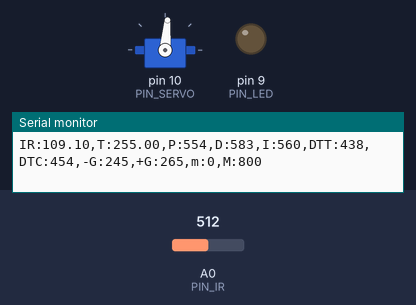
Bench run of a sketch on a simulated Arduino Uno, built with avr-gcc and run on an emulated ATmega328P. Shown: servo, output pins drawn as LEDs (lit = HIGH), the last lines printed to the serial monitor. Inputs (shaded band) come from the test bench; at power-on: A0 (PIN_IR) = 512.

Above: at 0.18 s.
At 1.2 s:
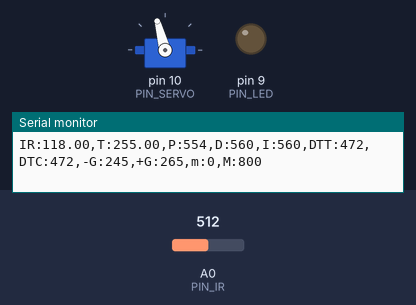
1.3 s: A0 (PIN_IR) set to 390
3.2 s: A0 (PIN_IR) set to 306
5.0 s: A0 (PIN_IR) set to 410
At 5.15 s:
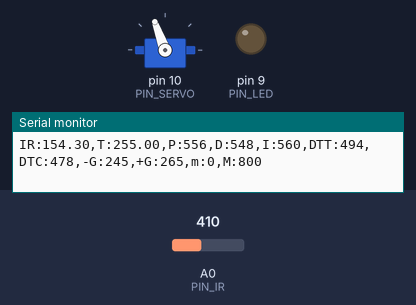
Timing chart, 0 to 8.0 s (numbered marks = the images above; inputs shaded):
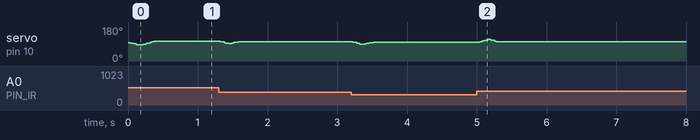

Measured:
- after the input at 5.0 s, servo on pin 10 (PIN_SERVO): rises from 98° to 114° in 0.14 s, then falls to 102° in 0.20 s

The sketch:

28_example_1.ino
```cpp
#include <Servo.h> //[3104] Servo header File include


/////////////////////////////
// Configurable parameters //
/////////////////////////////


// Arduino pin assignment
#define PIN_LED 9 // [3110] 9번핀 LED 연결
#define PIN_SERVO 10 // [3110] 10번핀 서보 연결
#define PIN_IR A0 //[3104] 적외선 거리센서 PIN - Analog0 정의


// Framework setting
#define _DIST_TARGET 255 //[3104] 탁구공을 위치 시킬 목표
#define _DIST_MIN 100 //[3117] 거리 최소값
#define _DIST_MAX 400 //[3117] 거리 최대값


// Servo range
#define _DUTY_MIN 1880                 //[3100] 최저 서보 위치
#define _DUTY_NEU 1520                 //[3100] 중립 서보 위치
#define _DUTY_MAX 1280                 //[3100] 최대 서보 위치


// Servo speed control
#define _SERVO_ANGLE 50
#define _SERVO_SPEED 75


// Event periods
#define _INTERVAL_DIST 20 //[3099] 각 event 사이에 지정한 시간 간격
#define _INTERVAL_SERVO 20
#define _INTERVAL_SERIAL 100


// PID parameters
#define _KP 0.75
#define _KI 0.075
#define _KD 100
#define _ITERM_MAX 500 // iterm 최대값


// distance sensor
#define DELAY_MICROS  1500 // under_noise_filter 때 delay time
#define _DIST_ALPHA 0.35


// Duty value ema
#define _SENSOR_ALPHA 0.6


//////////////////////
// global variables //
//////////////////////


// Servo instance
Servo myservo;


// Distance sensor
float dist_target=_DIST_TARGET; // location to send the ball
float dist_raw, dist_ema, dist_prev; //[1928] 측정된 값과 ema 필터를 적용한 값


// Event periods
unsigned long last_sampling_time_dist, last_sampling_time_servo, last_sampling_time_serial;
//[3104] 각 event의 진행 시간 저장 변수
bool event_dist, event_servo, event_serial;
//[3104] 각 event의 시간체크를 위한 변수 (ex_20초 주기 >> 0초(True,시작), 10초(False), 20초(True))


// Servo speed control
int duty_chg_per_interval_up, duty_chg_per_interval_down; // [3116] 주기 당 서보 duty값 변화량
int duty_chg_per_interval_up_max, duty_chg_per_interval_down_max;
int duty_target, duty_curr; //[1928] 목표 위치와 현재 위치


// PID variables
float error_curr, error_prev, control, pterm, dterm, iterm;
//error_curr: 현재 측정값과 목표값의 차이
//error_prev: 직전에 구한 차이로, P제어에서는 사용하지 않을 것임
//control: PID제어의 결과로 얻은 제어값
//pterm: Proportional term, 현재 상태의 error값으로부터 얻은 Proportional gain을 저장하는 변수
// [3099]

const float coE[] = {-0.0000004, 0.0005260, 0.8327958, 35.6473257};
float samples_num = 3;

void setup() {
// initialize GPIO pins for LED and attach servo
  myservo.attach(PIN_SERVO); // attach servo
  pinMode(PIN_LED,OUTPUT); // initialize GPIO pins


// initialize global variables
  event_dist = event_servo = event_serial = true;
  pterm = iterm = dterm = 0;

// move servo to neutral position
  //myservo.writeMicroseconds(_DUTY_NEU);

  duty_curr = _DUTY_NEU;
  error_curr = error_prev = 0;

// initialize serial port
  Serial.begin(57600);


// convert angle speed into duty change per interval.
// 최대 최소 각 불균형이 있어, 각각 interval을 구했습니다.
  duty_chg_per_interval_up = duty_chg_per_interval_up_max =
             (_DUTY_NEU - _DUTY_MAX) * ((float)_SERVO_SPEED / _SERVO_ANGLE * 2 )
              * 1.4 * (_INTERVAL_SERVO / 1000.0);
  duty_chg_per_interval_down = duty_chg_per_interval_down_max =
             (_DUTY_MIN - _DUTY_NEU) * ((float)_SERVO_SPEED / _SERVO_ANGLE * 2 )
              * (_INTERVAL_SERVO / 1000.0);
}


void loop() {
/////////////////////
// Event generator //
/////////////////////


  unsigned long time_curr = millis();

  if(time_curr >= last_sampling_time_dist + _INTERVAL_DIST){
    last_sampling_time_dist += _INTERVAL_DIST;
    event_dist = true;
  }
  if(time_curr >= last_sampling_time_servo + _INTERVAL_SERVO ){
    last_sampling_time_servo += _INTERVAL_SERVO;
    event_servo = true;
  }
  if(time_curr >= last_sampling_time_serial + _INTERVAL_SERIAL ){
    last_sampling_time_serial += _INTERVAL_SERIAL;
    event_serial = true;
  }


////////////////////
// Event handlers //
////////////////////


  if(event_dist) {
    event_dist = false;

  // get a distance reading from the distance sensor
    dist_ema = ir_distance_filtered(); // [3099] dist_ema?

  // PID control logic
    error_curr = dist_ema - _DIST_TARGET;
    pterm = _KP * error_curr;  // [3099]
    dterm = _KD * (error_curr - error_prev);
   //===============iterm 설정===============
   // 244~264mm : iterm += _KI*control
   // 245, 265 : iterm /= 4
   // 235~244, 266~275mm : iterm += 0.5*_KI*control
   // ~234, 276~ : iterm = 0
   //=======================================
    if (-10<error_curr & error_curr<10)iterm += _KI * error_curr;
    else if ((int)error_curr == 10 | (int)error_curr == -10) iterm /= 4;
    else if (-20<=error_curr & error_curr<=20) iterm += 0.5 * _KI * error_curr;
    else iterm = 0;
   // keep iterm within the range of [-_ITERM_MAX, _ITERM_MAX]
    if (iterm>=_ITERM_MAX) iterm = _ITERM_MAX;
    else if (iterm<= -_ITERM_MAX) iterm = -_ITERM_MAX;

    control = pterm + iterm + dterm;

    duty_target = sensor_filtered(_DUTY_NEU - control); // 제 코드 duty : 최대<최소 여서 '-' 했습니다.

  // keep duty_target value within the range of [_DUTY_MIN, _DUTY_MAX]
    if(duty_target < _DUTY_MAX) duty_target = _DUTY_MAX;
    else if(duty_target > _DUTY_MIN) duty_target = _DUTY_MIN;

    error_prev = error_curr;
  }

  if(event_servo) {
    event_servo=false;

  // adjust duty_curr toward duty_target by duty_chg_per_interval
    if(duty_target>duty_curr) {
      duty_curr += duty_chg_per_interval_down;
      if(duty_target < duty_curr)duty_curr = duty_target;
    }
    else if (duty_target<duty_curr){
      duty_curr -= duty_chg_per_interval_up;
      if(duty_target > duty_curr) duty_curr = duty_target;
    }
    // update servo position
    myservo.writeMicroseconds(duty_curr);
  }


   if(event_serial) {
    event_serial = false; //[3117]
   // dterm = _KD * (error_curr - error_prev)
   // keep dterm within the range of [0, 800]
    if (map(dterm,-1000,1000,510,610)<0 | map(dterm,-1000,1000,510,610)>800) dterm = 0;

    // 아래 출력문은 수정없이 모두 그대로 사용하기 바랍니다.
    Serial.print("IR:");
    Serial.print(dist_ema);
    Serial.print(",T:");
    Serial.print(dist_target);
    Serial.print(",P:");
    Serial.print(map(pterm,-1000,1000,510,610));
    Serial.print(",D:");
    Serial.print(map(dterm,-1000,1000,510,610));
    Serial.print(",I:");
    Serial.print(map(iterm,-1000,1000,510,610));
    Serial.print(",DTT:");
    Serial.print(map(duty_target,1000,2000,410,510));
    Serial.print(",DTC:");
    Serial.print(map(duty_curr,1000,2000,410,510));
    Serial.println(",-G:245,+G:265,m:0,M:800");

  }
}


float ir_distance(void){ // return value unit: mm
  float val;
  float volt = float(analogRead(PIN_IR));
  val = ((6762.0/(volt-9.0))-4.0) * 10.0;
 // 추헌준님 코드. 적외선 센서 값 그래프가 일직선이 되도록 보정해주는 코드
  val = coE[0] * pow(val, 3) + coE[1] * pow(val, 2) + coE[2] * val + coE[3];
  return val;
}
//[3099]

// ================
// 박우혁님 코드.
// 위, 아래로 튀는 값들을 잡아주는 코드
float under_noise_filter(void){
  int currReading;
  int largestReading = 0;
  for (int i = 0; i < samples_num; i++) {
    currReading = ir_distance();
    if (currReading > largestReading) { largestReading = currReading; }
    // Delay a short time before taking another reading
    delayMicroseconds(DELAY_MICROS);
  }
  return largestReading;
}
float ir_distance_filtered(void){
  int currReading;
  int lowestReading = 1024;
  for (int i = 0; i < samples_num; i++) {
    currReading = under_noise_filter();
    if (currReading < lowestReading) { lowestReading = currReading; }
  }

  // ema 필터 추가
  dist_ema = _DIST_ALPHA*lowestReading + (1-_DIST_ALPHA)*dist_ema;

  if (dist_ema>_DIST_MAX) dist_ema=_DIST_MAX;
  return dist_ema;
}
//===================================================

// sensor value ema.
float sensor_filtered(float sensor_val){
  return _SENSOR_ALPHA * sensor_val + (1 - _SENSOR_ALPHA) * duty_target;
}
```
